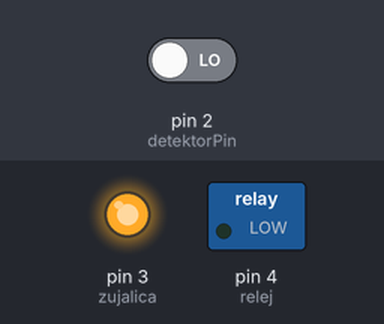
Bench run of a sketch on a simulated Arduino Uno, built with avr-gcc and run on an emulated ATmega328P. Shown: switched loads named in the sketch (green lamp = pin HIGH), output pins drawn as LEDs (lit = HIGH). The inputs (shaded band) are chosen by the test bench; at power-on: pin 2 (detektorPin) LOW.

Above: at 1.2 s.
1.3 s: pin 2 (detektorPin) driven HIGH
At 2.2 s:
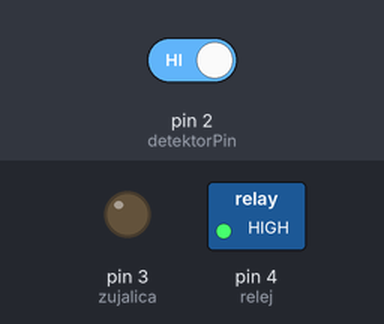
2.8 s: pin 2 (detektorPin) driven LOW
At 3.3 s:
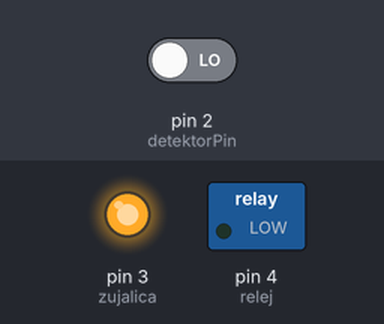
Timing chart, 0 to 5.8 s (numbered marks = the images above; inputs shaded):
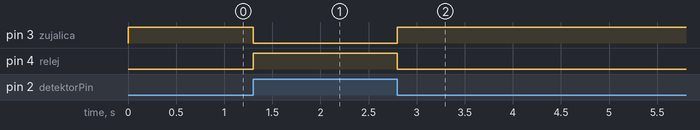

Measured:
- after the input at 1.3 s, pin 3 (zujalica): HIGH → LOW at once; pin 4 (relej): LOW → HIGH at once
- after the input at 2.8 s, pin 3 (zujalica): LOW → HIGH at once; pin 4 (relej): HIGH → LOW at once

The sketch:

Senzor_pokreta.ino
```cpp
int detektorPin = 2;
int zujalica = 3;
int relej = 4;

bool jeAktivan;
void setup() {
  // put your setup code here, to run once:
  pinMode(detektorPin, INPUT);
  pinMode(zujalica, OUTPUT);
  pinMode (relej, OUTPUT);
}

void loop() {
  // put your main code here, to run repeatedly:
   jeAktivan = digitalRead(detektorPin);

   if(jeAktivan ==true)
   {
    digitalWrite(zujalica, LOW);
    digitalWrite(relej, HIGH);
    }
    else
    {
      digitalWrite(zujalica, HIGH);
      digitalWrite(relej, LOW);
     }
}
```
